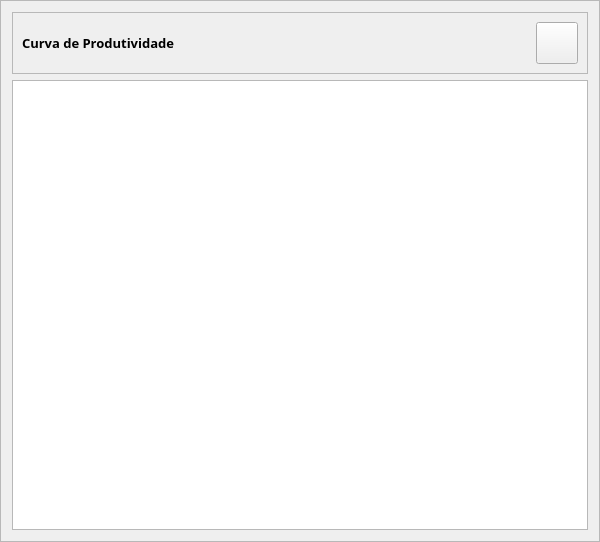
                         <widget class="QFrame" name="frame_49">
                          <property name="sizePolicy">
                           <sizepolicy hsizetype="Expanding" vsizetype="Preferred">
                            <horstretch>0</horstretch>
                            <verstretch>0</verstretch>
                           </sizepolicy>
                          </property>
                          <property name="minimumSize">
                           <size>
                            <width>600</width>
                            <height>0</height>
                           </size>
                          </property>
                          <property name="frameShape">
                           <enum>QFrame::StyledPanel</enum>
                          </property>
                          <property name="frameShadow">
                           <enum>QFrame::Raised</enum>
                          </property>
                          <layout class="QVBoxLayout" name="verticalLayout_2">
                           <item>
                            <widget class="QFrame" name="frame_7">
                             <property name="frameShape">
                              <enum>QFrame::StyledPanel</enum>
                             </property>
                             <property name="frameShadow">
                              <enum>QFrame::Raised</enum>
                             </property>
                             <layout class="QHBoxLayout" name="horizontalLayout_9">
                              <item>
                               <widget class="QLabel" name="label_57">
                                <property name="font">
                                 <font>
                                  <family>Poppins SemiBold</family>
                                  <pointsize>10</pointsize>
                                  <weight>75</weight>
                                  <bold>true</bold>
                                 </font>
                                </property>
                                <property name="text">
                                 <string>Curva de Produtividade</string>
                                </property>
                               </widget>
                              </item>
                              <item>
                               <spacer name="horizontalSpacer_4">
                                <property name="orientation">
                                 <enum>Qt::Horizontal</enum>
                                </property>
                                <property name="sizeHint" stdset="0">
                                 <size>
                                  <width>40</width>
                                  <height>20</height>
                                 </size>
                                </property>
                               </spacer>
                              </item>
                              <item>
                               <widget class="QPushButton" name="button_open_2">
                                <property name="minimumSize">
                                 <size>
                                  <width>42</width>
                                  <height>42</height>
                                 </size>
                                </property>
                                <property name="text">
                                 <string/>
                                </property>
                               </widget>
                              </item>
                             </layout>
                            </widget>
                           </item>
                           <item>
                            <widget class="QTableWidget" name="tab_3">
                             <property name="minimumSize">
                              <size>
                               <width>0</width>
                               <height>450</height>
                              </size>
                             </property>
                             <property name="font">
                              <font>
                               <family>Poppins SemiBold</family>
                               <pointsize>8</pointsize>
                               <weight>75</weight>
                               <bold>true</bold>
                              </font>
                             </property>
                             <property name="frameShadow">
                              <enum>QFrame::Plain</enum>
                             </property>
                             <property name="lineWidth">
                              <number>10</number>
                             </property>
                             <property name="sortingEnabled">
                              <bool>true</bool>
                             </property>
                             <attribute name="horizontalHeaderDefaultSectionSize">
                              <number>150</number>
                             </attribute>
                             <attribute name="horizontalHeaderMinimumSectionSize">
                              <number>50</number>
                             </attribute>
                             <attribute name="verticalHeaderVisible">
                              <bool>false</bool>
                             </attribute>
                             <attribute name="verticalHeaderDefaultSectionSize">
                              <number>80</number>
                             </attribute>
                             <attribute name="verticalHeaderMinimumSectionSize">
                              <number>40</number>
                             </attribute>
                            </widget>
                           </item>
                          </layout>
                         </widget>
